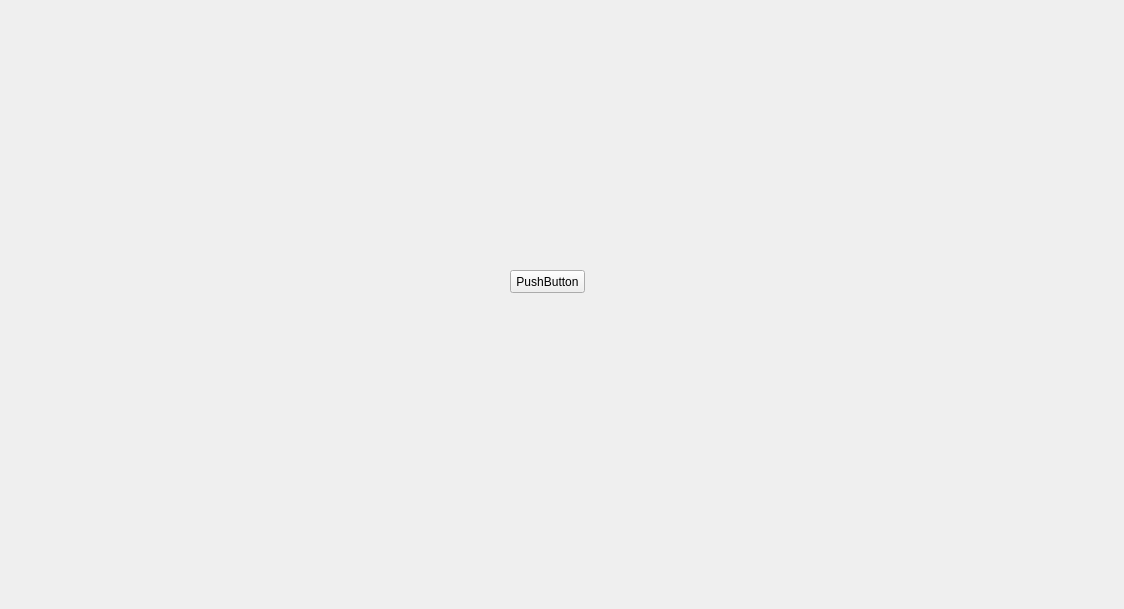
<?xml version="1.0" encoding="UTF-8"?>
<ui version="4.0">
 <class>Form</class>
 <widget class="QWidget" name="Form">
  <property name="geometry">
   <rect>
    <x>0</x>
    <y>0</y>
    <width>1124</width>
    <height>609</height>
   </rect>
  </property>
  <property name="windowTitle">
   <string>Form</string>
  </property>
  <widget class="QPushButton" name="pushButton">
   <property name="geometry">
    <rect>
     <x>510</x>
     <y>270</y>
     <width>75</width>
     <height>23</height>
    </rect>
   </property>
   <property name="text">
    <string>PushButton</string>
   </property>
  </widget>
 </widget>
 <resources/>
 <connections/>
</ui>
